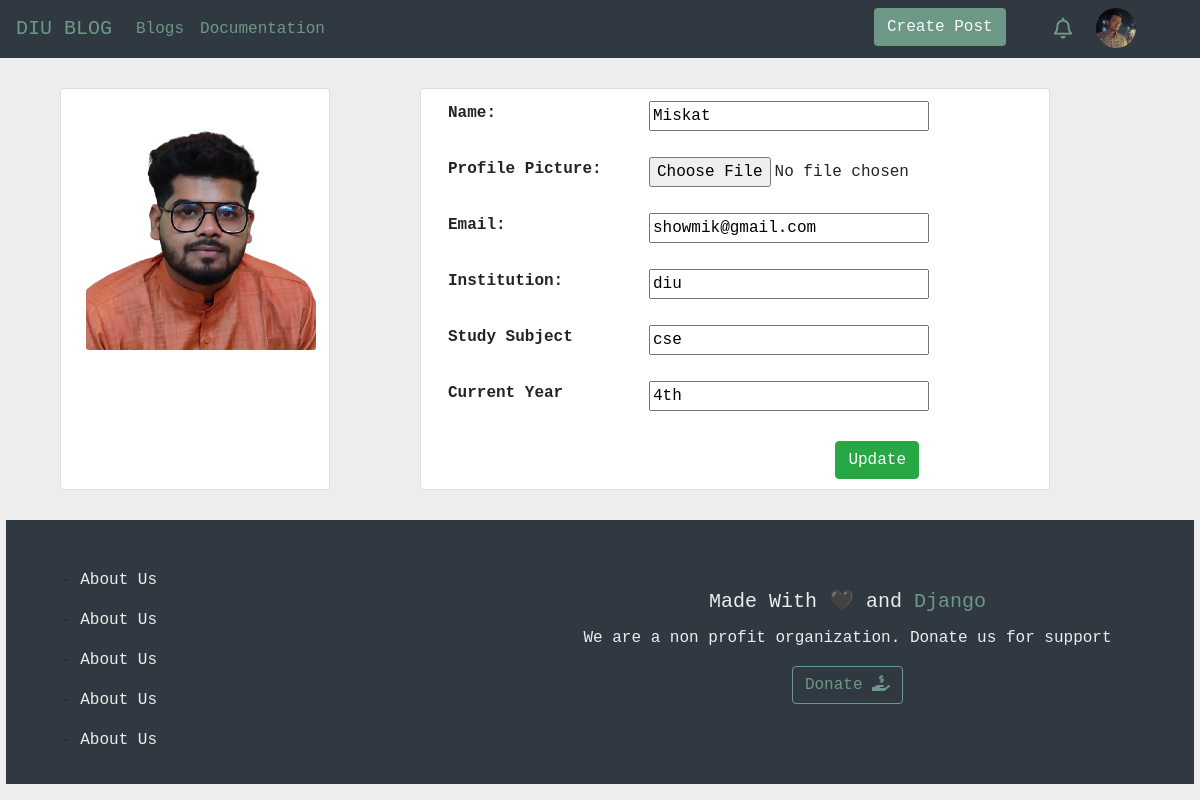
/author_edit/1, run on the app's committed database.
### blogs/models.py (models this page shows, shortened)
class Author(models.Model):
    user = models.OneToOneField(User, null=True, on_delete=models.CASCADE)
    name = models.CharField(max_length=50)
    author_img = models.ImageField(upload_to="media", default='static/images/default_user.png')
    email = models.EmailField()
    institution = models.CharField(max_length=100, blank=True, null=True)
    study_subject = models.CharField(max_length=100, blank=True, null=True)
    current_year = models.CharField(max_length=50, blank=True, null=True)
    github = models.CharField(max_length=100, blank=True, null=True)
    facebook = models.CharField(max_length=100, blank=True, null=True)
    Twitter = models.CharField(max_length=100, blank=True, null=True)

### blogs/views.py (the view)
# urls.py: path('author_edit/<int:pk>', views.author_edit, name="author_edit"),
def author_edit(request,pk):
    author = Author.objects.get(id=pk)
    context = {
        'author':author
    }
    return render(request,'blogs/author_edit.html', context)

### templates/blogs/author_edit.html (shortened to what this page needs)
{% load static %}
<!DOCTYPE html>
<html lang="en">
<head>
    <link
    rel="stylesheet"
    href="https://stackpath.bootstrapcdn.com/bootstrap/4.1.1/css/bootstrap.min.css"
  />
  <link
    rel="stylesheet"
    href="https://use.fontawesome.com/releases/v5.15.3/css/all.css"
  />
  <link rel="stylesheet" href={% static "css/author_edit.css" %}>
</head>
<body>
    <nav class="navbar navbar-expand-lg navbar-custom">
        <a class="navbar-brand" href="#">DIU BLOG</a>
        <div
          class="collapse navbar-collapse nav_links"
          id="navbarSupportedContent"
        >
          <ul class="navbar-nav mr-auto">
            <li class="nav-item active">
              <a class="nav-link" href="#" selected
                >Blogs <span class="sr-only">(current)</span></a
              >
            </li>
            <li class="nav-item">
              <a class="nav-link" href="#">Documentation</a>
            </li>
          </ul>
          <div class="d-flex profile_sec">
            <div class="mr-5">
              <a href="#" class="btn text-light btn_post">Create Post</a>
            </div>
            <div class="mr-4">
              <a href="#"><i class="far fa-bell"></i></a>
            </div>
            <div class="mr-5">
              <a href="#">
                <img
                  src="images/tofayel.jpg"
                  width="40px"
                  class="rounded-circle"
                  alt=""
                />
              </a>
            </div>
          </div>
        </div>
      </nav>
      <main class="row main">
        <div class="card  col-md-3">
            <div class="author_img">
                <img class="card-img" src={% get_media_prefix %}{{ author.author_img }} alt="Card image">
            </div>
        </div>
        <div class="col-md-1">
        </div>
        <div class="card  col-md-7">
            <form action="" method="POST">
                <table class="table table-borderless">
                    <tbody>
                      <tr>
                        <th scope="row"><label for="name">Name:</label></th>
                        <td><input type="text" id="name" class="w-75" value="{{ author.name }}"></td>
                      </tr>
                      <tr>
                        <th scope="row"><label for="profile_img">Profile Picture: </label></th>
                        <td><input type="file" id="profile_img" class="w-75" value=""></td>
                      </tr>
                      <tr>
                        <th scope="row"><label for="email">Email:</label></th>
                        <td colspan="2"><input type="email" id="email" class="w-75" value="{{ author.email }}"></td>
                      </tr>
                      <tr>
                        <th scope="row"><label for="Institution">Institution: </label></th>
                        <td colspan="2"><input type="text" id="Institution" class="w-75" value="{{ author.institution }}"></td>
                      </tr>
                      <tr>
                        <th scope="row"> <label for="study">Study Subject</label></th>
                        <td colspan="2"><input type="text" id="study" class="w-75" value={{ author.study_subject }}></td>
                      </tr>
                      <tr>
                        <th scope="row"><label for="c_year">Current Year</label></th>
                        <td colspan="2"> <input type="text" id="c_year" class="w-75" value="{{ author.current_year }}"></td>
                      </tr>
                    </tbody>
                  </table>
                <input type="submit" value="Update" class="btn btn-success btn_form">
            </form>
        </div>
      </main>
      <footer class="row foot">
        <div class="col-md-5">
          <div class="d-flex flex-column">
            <div class="footer_left">
              <ul class="d-flex flex-column mt-5">
                <li class="pb-3"><span>-</span> <a class="footer_link mr-3" href="">About Us</a></li>
                <li class="pb-3"><span>-</span> <a class="footer_link" href="">About Us</a></li>
                <li class="pb-3"><span>-</span> <a class="footer_link" href="">About Us</a></li>
                <li class="pb-3"><span>-</span> <a class="footer_link" href="">About Us</a></li>
                <li class="pb-3"><span>-</span> <a class="footer_link" href="">About Us</a></li>
              </ul>
            </div>
        </div>
        </div>
        <div class="col-md-7 donate_sec_1">
          <div class="card text-center donate_sec ">
            <div class="card-body ">
              <h5 class="card-title">Made With 🖤 and <span class="django">Django</span></h5>
              <p class="card-text">We are a non profit organization. Donate us for support</p>
              <a href="#" class="btn btn_footer">Donate <span><i class="fas fa-hand-holding-usd"></i></span></a>
            </div>
          </div>
        </div>
      </footer>
</body>
</html>

### static/css/author_edit.css (style rules this page uses)
body { background-color: #EDEDED; font-family: monospace; }
.navbar { background-color: #303841; }
.navbar a { color: #6D9886; }
.nav-link,.dropdown-menu { color: #DA0037; }
.btn_post { background-color: #6D9886; }
.fa-bell { font-size: 21px; line-height: 2; }
.foot { background-color: #303841; max-width: 99%; margin: 0 auto; }
.footer_left li { list-style-type: none; }
.footer_link { text-decoration: none; color: #EDEDED; }
.django { color: #6D9886; }
.btn_footer { border: 1px solid #6D9886; color: #6D9886; }
.donate_sec { position: relative; top: 50px; background-color: transparent; color: #EDEDED; border: none; }
.donate_sec_1 { border: none; }
.main { max-width: 90%; margin: 0 auto; margin-top: 30px; margin-bottom: 30px; }
.author_img { height: 400px; width: 250px; margin: 0 auto; padding: 10px; }
.author_img img { width: 100% }
.btn_form { position: absolute; right: 130px; }

### data on the page
Author: author_img (picture), name "Miskat", email "showmik@gmail.com", institution "diu", study_subject "cse", current_year "4th"
